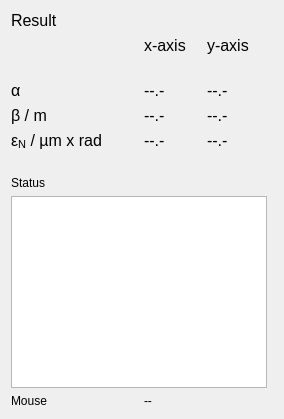
        <widget class="QWidget" name="widget_10" native="true">
         <layout class="QHBoxLayout" name="horizontalLayout_28">
          <item>
           <layout class="QGridLayout" name="gridLayout_4" columnstretch="0,0,0,0" columnminimumwidth="0,0,0,0">
            <property name="rightMargin">
             <number>6</number>
            </property>
            <property name="horizontalSpacing">
             <number>3</number>
            </property>
            <item row="4" column="0">
             <widget class="QLabel" name="label_37">
              <property name="font">
               <font>
                <family>Arial</family>
                <pointsize>12</pointsize>
               </font>
              </property>
              <property name="text">
               <string>β / m</string>
              </property>
             </widget>
            </item>
            <item row="4" column="2">
             <widget class="QLabel" name="beta_label">
              <property name="minimumSize">
               <size>
                <width>60</width>
                <height>0</height>
               </size>
              </property>
              <property name="maximumSize">
               <size>
                <width>150</width>
                <height>16777215</height>
               </size>
              </property>
              <property name="font">
               <font>
                <family>Arial</family>
                <pointsize>12</pointsize>
               </font>
              </property>
              <property name="text">
               <string>--.-</string>
              </property>
             </widget>
            </item>
            <item row="5" column="2">
             <widget class="QLabel" name="eps_label">
              <property name="minimumSize">
               <size>
                <width>60</width>
                <height>0</height>
               </size>
              </property>
              <property name="maximumSize">
               <size>
                <width>150</width>
                <height>16777215</height>
               </size>
              </property>
              <property name="font">
               <font>
                <family>Arial</family>
                <pointsize>12</pointsize>
               </font>
              </property>
              <property name="text">
               <string>--.-</string>
              </property>
             </widget>
            </item>
            <item row="9" column="0">
             <widget class="QLabel" name="label_39">
              <property name="font">
               <font>
                <family>Arial</family>
               </font>
              </property>
              <property name="text">
               <string>Mouse</string>
              </property>
             </widget>
            </item>
            <item row="3" column="0">
             <widget class="QLabel" name="label_38">
              <property name="font">
               <font>
                <family>Arial</family>
                <pointsize>12</pointsize>
               </font>
              </property>
              <property name="text">
               <string>α</string>
              </property>
             </widget>
            </item>
            <item row="1" column="3">
             <widget class="QLabel" name="label_41">
              <property name="minimumSize">
               <size>
                <width>60</width>
                <height>0</height>
               </size>
              </property>
              <property name="maximumSize">
               <size>
                <width>150</width>
                <height>16777215</height>
               </size>
              </property>
              <property name="font">
               <font>
                <family>Arial</family>
                <pointsize>12</pointsize>
               </font>
              </property>
              <property name="text">
               <string>y-axis</string>
              </property>
             </widget>
            </item>
            <item row="5" column="0">
             <widget class="QLabel" name="label_35">
              <property name="font">
               <font>
                <family>Arial</family>
                <pointsize>12</pointsize>
               </font>
              </property>
              <property name="text">
               <string>&lt;html&gt;&lt;head/&gt;&lt;body&gt;&lt;p&gt;ε&lt;span style=&quot; vertical-align:sub;&quot;&gt;N&lt;/span&gt; / µm x rad&lt;/p&gt;&lt;/body&gt;&lt;/html&gt;</string>
              </property>
             </widget>
            </item>
            <item row="0" column="0">
             <widget class="QLabel" name="result_label">
              <property name="font">
               <font>
                <family>Arial</family>
                <pointsize>12</pointsize>
               </font>
              </property>
              <property name="text">
               <string>Result</string>
              </property>
             </widget>
            </item>
            <item row="3" column="3">
             <widget class="QLabel" name="alpha_y_label">
              <property name="sizePolicy">
               <sizepolicy hsizetype="Preferred" vsizetype="Preferred">
                <horstretch>0</horstretch>
                <verstretch>0</verstretch>
               </sizepolicy>
              </property>
              <property name="minimumSize">
               <size>
                <width>60</width>
                <height>0</height>
               </size>
              </property>
              <property name="maximumSize">
               <size>
                <width>150</width>
                <height>16777215</height>
               </size>
              </property>
              <property name="font">
               <font>
                <family>Arial</family>
                <pointsize>12</pointsize>
               </font>
              </property>
              <property name="text">
               <string>--.-</string>
              </property>
             </widget>
            </item>
            <item row="6" column="0">
             <spacer name="verticalSpacer_7">
              <property name="orientation">
               <enum>Qt::Vertical</enum>
              </property>
              <property name="sizeType">
               <enum>QSizePolicy::Fixed</enum>
              </property>
              <property name="sizeHint" stdset="0">
               <size>
                <width>20</width>
                <height>20</height>
               </size>
              </property>
             </spacer>
            </item>
            <item row="1" column="2">
             <widget class="QLabel" name="result_axis_label">
              <property name="minimumSize">
               <size>
                <width>60</width>
                <height>0</height>
               </size>
              </property>
              <property name="maximumSize">
               <size>
                <width>150</width>
                <height>16777215</height>
               </size>
              </property>
              <property name="font">
               <font>
                <family>Arial</family>
                <pointsize>12</pointsize>
               </font>
              </property>
              <property name="text">
               <string>x-axis</string>
              </property>
             </widget>
            </item>
            <item row="3" column="2">
             <widget class="QLabel" name="alpha_label">
              <property name="minimumSize">
               <size>
                <width>60</width>
                <height>0</height>
               </size>
              </property>
              <property name="maximumSize">
               <size>
                <width>150</width>
                <height>16777215</height>
               </size>
              </property>
              <property name="font">
               <font>
                <family>Arial</family>
                <pointsize>12</pointsize>
               </font>
              </property>
              <property name="text">
               <string>--.-</string>
              </property>
             </widget>
            </item>
            <item row="4" column="3">
             <widget class="QLabel" name="beta_y_label">
              <property name="sizePolicy">
               <sizepolicy hsizetype="Preferred" vsizetype="Preferred">
                <horstretch>0</horstretch>
                <verstretch>0</verstretch>
               </sizepolicy>
              </property>
              <property name="minimumSize">
               <size>
                <width>60</width>
                <height>0</height>
               </size>
              </property>
              <property name="maximumSize">
               <size>
                <width>150</width>
                <height>16777215</height>
               </size>
              </property>
              <property name="font">
               <font>
                <family>Arial</family>
                <pointsize>12</pointsize>
               </font>
              </property>
              <property name="text">
               <string>--.-</string>
              </property>
             </widget>
            </item>
            <item row="5" column="3">
             <widget class="QLabel" name="eps_y_label">
              <property name="sizePolicy">
               <sizepolicy hsizetype="Preferred" vsizetype="Preferred">
                <horstretch>0</horstretch>
                <verstretch>0</verstretch>
               </sizepolicy>
              </property>
              <property name="minimumSize">
               <size>
                <width>60</width>
                <height>0</height>
               </size>
              </property>
              <property name="maximumSize">
               <size>
                <width>150</width>
                <height>16777215</height>
               </size>
              </property>
              <property name="font">
               <font>
                <family>Arial</family>
                <pointsize>12</pointsize>
               </font>
              </property>
              <property name="text">
               <string>--.-</string>
              </property>
             </widget>
            </item>
            <item row="9" column="2" colspan="2">
             <widget class="QLabel" name="mouse_label">
              <property name="sizePolicy">
               <sizepolicy hsizetype="Expanding" vsizetype="Preferred">
                <horstretch>0</horstretch>
                <verstretch>0</verstretch>
               </sizepolicy>
              </property>
              <property name="minimumSize">
               <size>
                <width>120</width>
                <height>0</height>
               </size>
              </property>
              <property name="maximumSize">
               <size>
                <width>400</width>
                <height>16777215</height>
               </size>
              </property>
              <property name="font">
               <font>
                <family>Arial</family>
               </font>
              </property>
              <property name="text">
               <string>--</string>
              </property>
             </widget>
            </item>
            <item row="7" column="0">
             <widget class="QLabel" name="label_40">
              <property name="font">
               <font>
                <family>Arial</family>
               </font>
              </property>
              <property name="text">
               <string>Status</string>
              </property>
              <property name="alignment">
               <set>Qt::AlignLeading|Qt::AlignLeft|Qt::AlignTop</set>
              </property>
             </widget>
            </item>
            <item row="2" column="2" colspan="2">
             <widget class="QLabel" name="charge_ratio_label">
              <property name="text">
               <string/>
              </property>
             </widget>
            </item>
            <item row="8" column="0" colspan="4">
             <widget class="QTextEdit" name="status_textedit">
              <property name="sizePolicy">
               <sizepolicy hsizetype="Expanding" vsizetype="Expanding">
                <horstretch>0</horstretch>
                <verstretch>0</verstretch>
               </sizepolicy>
              </property>
              <property name="minimumSize">
               <size>
                <width>210</width>
                <height>0</height>
               </size>
              </property>
              <property name="maximumSize">
               <size>
                <width>400</width>
                <height>16777215</height>
               </size>
              </property>
              <property name="font">
               <font>
                <family>Arial</family>
               </font>
              </property>
              <property name="readOnly">
               <bool>true</bool>
              </property>
             </widget>
            </item>
           </layout>
          </item>
         </layout>
        </widget>
